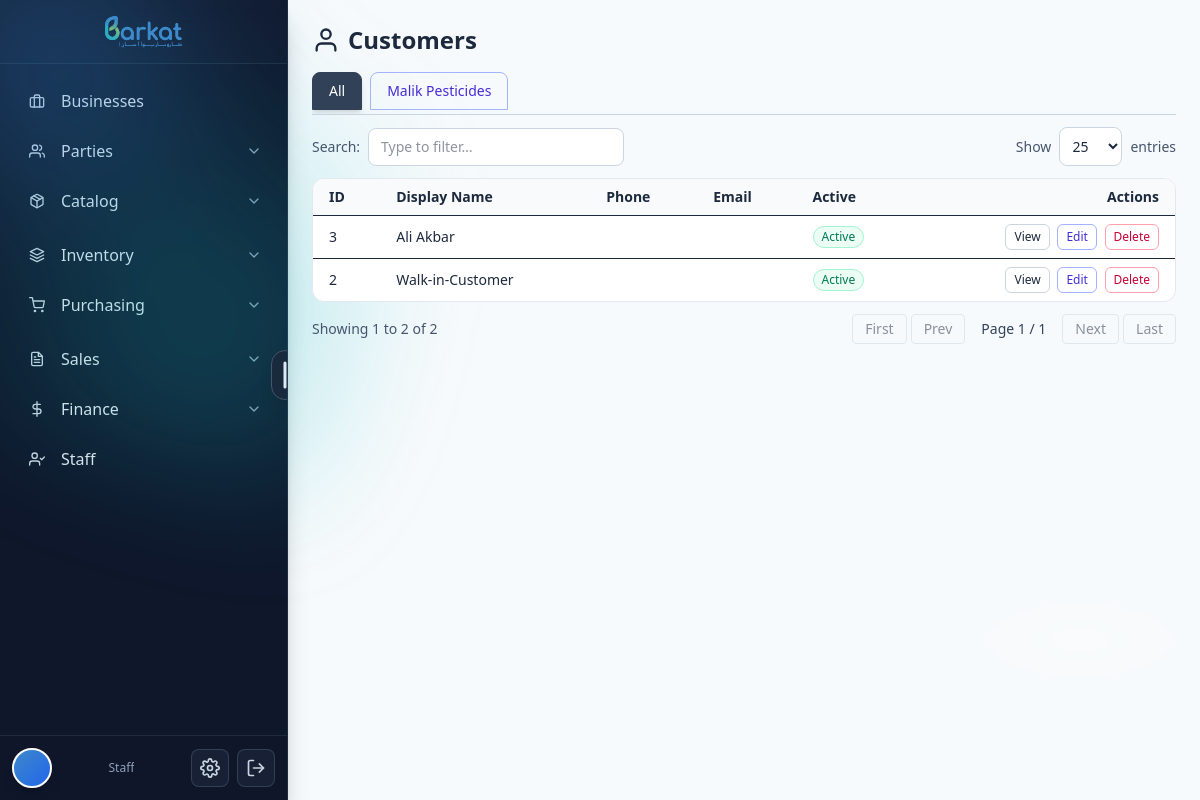
The app's page /customers/ with its own data.
### barkat/models.py (models this page shows, shortened)
class CodeNamed(TimeStampedBy):
    name = models.CharField(max_length=255)
    code = models.CharField(max_length=50, db_index=True)
    class Meta:
        abstract = True

class Business(CodeNamed):
    legal_name = models.CharField(max_length=255, blank=True, default="")
    ntn = models.CharField(max_length=50, blank=True, default="")        # Pakistan context
    sales_tax_reg = models.CharField(max_length=50, blank=True, default="")
    phone = models.CharField(max_length=50, blank=True, default="")
    email = models.EmailField(blank=True, default="")
    address = models.TextField(blank=True, default="")
    pos_printer_name = models.CharField(
        max_length=200, blank=True,
        help_text="POS80 Printer"
    )
    class Meta:
        unique_together = [("code",)]
        indexes = [models.Index(fields=["name"]), models.Index(fields=["code"])]

class TimeStampedBy(models.Model):
    created_at = models.DateTimeField(default=timezone.now, db_index=True, editable=True)
    updated_at = models.DateTimeField(auto_now=True, db_index=True)
    created_by = models.ForeignKey(
        settings.AUTH_USER_MODEL, null=True, blank=True,
        on_delete=models.SET_NULL, related_name="%(class)s_created"
    )
    updated_by = models.ForeignKey(
        settings.AUTH_USER_MODEL, null=True, blank=True,
        on_delete=models.SET_NULL, related_name="%(class)s_updated"
    )
    is_active = models.BooleanField(default=True, db_index=True)
    is_deleted = models.BooleanField(default=False, db_index=True)
    class Meta:
        abstract = True

class Party(TimeStampedBy):
    CUSTOMER = "CUSTOMER"
    VENDOR = "VENDOR"
    BOTH = "BOTH"
    PARTY_TYPES = [(CUSTOMER, "Customer"), (VENDOR, "Vendor"), (BOTH, "Both")]
    type = models.CharField(max_length=20, choices=PARTY_TYPES, db_index=True)
    display_name = models.CharField(max_length=255, db_index=True)
    legal_name = models.CharField(max_length=255, blank=True, default="")
    phone = models.CharField(max_length=50, blank=True, default="")
    email = models.EmailField(blank=True, default="")
    address = models.TextField(blank=True, default="")
    gst_number = models.CharField(max_length=50, blank=True, default="")
    opening_balance = models.DecimalField(**DECIMAL_12_2, default=0)
    opening_balance_side = models.CharField(
        max_length=2,
        choices=[('Dr', 'Debit (They owe us)'), ('Cr', 'Credit (We owe them)')],
        default='Dr',
        help_text='Specify whether the opening balance is Debit or Credit'
    )
    opening_balance_date = models.DateField(
        null=True,
        blank=True,
        help_text='Date when the opening balance was set (defaults to party creation date)'
    )
    cached_balance = models.DecimalField(**DECIMAL_12_2, default=0, editable=False)
    cached_balance_updated_at = models.DateTimeField(null=True, blank=True, editable=False)
    default_business = models.ForeignKey(Business, null=True, blank=True, on_delete=models.SET_NULL)
    class Meta:
        indexes = [models.Index(fields=["type", "display_name"])]

### barkat/views.py (the view)
# urls.py: path("customers/", views.CustomersListView.as_view(), name="customers_list"),
class CustomersListView(ListView):
    template_name = "barkat/parties/customers_list.html"
    context_object_name = "customers"
    def get_queryset(self):
        qs = Party.objects.filter(type__in=[Party.CUSTOMER, Party.BOTH], is_deleted=False).order_by("display_name")
        q = self.request.GET.get("q")
        if q:
          qs = qs.filter(Q(display_name__icontains=q) | Q(phone__icontains=q) | Q(email__icontains=q))
        return qs
    def get_context_data(self, **kwargs):
        ctx = super().get_context_data(**kwargs)
        ctx["businesses"] = Business.objects.filter(is_deleted=False).order_by("name")
        return ctx

### barkat/templates/barkat/parties/customers_list.html (shortened to what this page needs)
{% extends "base.html" %}
{%load static %} {% block content %}
<div class="p-4 md:p-6">
  <div class="flex items-center justify-between mb-4">
    <h1 class="text-2xl font-bold flex items-center gap-2">
      <i data-feather="user" class="w-7 h-7"></i>
      <span>Customers</span>
    </h1>
  </div>
  <div class="mb-3">
    <div class="flex gap-2 overflow-x-auto pb-1 border-b border-slate-300">
       {% if not business %}
      <a
        href="{% url 'customers_list' %}"
        aria-current="page"
        data-tint="slate"
        class="inline-flex items-center gap-2 px-4 py-2 rounded-t-lg border text-sm font-medium transition-all duration-300 bg-slate-700 text-white border-slate-700 shadow-md"
      >
        All
      </a>
      {% endif %}  {% for b in businesses %}
      <span class="hidden"
        >{% cycle 'indigo' 'emerald' 'rose' 'amber' as color %}</span
      >
      {% if business and business.id == b.id %}
      <a
        href="{% url 'business_customers' b.id %}"
        aria-current="page"
        data-tint="{{ color }}"
        class="inline-flex items-center gap-2 px-4 py-2 rounded-t-lg border text-sm font-medium transition-all duration-300
                    bg-{{ color }}-700 text-white border-{{ color }}-700 shadow-md"
      >
        {{ b.name }}
      </a>
      {% else %}
      <a
        href="{% url 'business_customers' b.id %}"
        class="inline-flex items-center gap-2 px-4 py-2 rounded-t-lg border text-sm font-medium transition-all duration-300
                    text-{{ color }}-700 border-{{ color }}-300 hover:bg-{{ color }}-100 hover:border-{{ color }}-600 hover:text-{{ color }}-900"
      >
        {{ b.name }}
      </a>
      {% endif %} {% endfor %}
    </div>
  </div>
  <div
    class="mb-3 flex flex-col sm:flex-row gap-2 sm:items-center sm:justify-between"
  >
    <div class="flex items-center gap-2">
      <label for="custSearch" class="text-sm text-slate-600">Search:</label>
      <input
        id="custSearch"
        type="search"
        placeholder="Type to filter…"
        class="w-64 max-w-full rounded-lg border border-slate-300 bg-white px-3 py-2 text-sm"
        autocomplete="off"
      />
    </div>
    <div class="flex items-center gap-2">
      <label for="custPerPage" class="text-sm text-slate-600">Show</label>
      <select
        id="custPerPage"
        class="rounded-lg border border-slate-300 bg-white px-2 py-2 text-sm"
      >
        <option value="25" selected>25</option>
      </select>
      <span class="text-sm text-slate-600">entries</span>
    </div>
  </div>
  <div class="overflow-x-auto rounded-xl border border-slate-200 bg-white">
    <table id="customersTable" class="min-w-full text-sm">
      <thead class="bg-slate-50">
        <tr>
          <th class="px-4 py-2 text-left">ID</th>
          <th class="px-4 py-2 text-left">Display Name</th>
          <th class="px-4 py-2 text-left">Phone</th>
          <th class="px-4 py-2 text-left">Email</th>
          <th class="px-4 py-2 text-left">Active</th>
          <th class="px-4 py-2 text-right">Actions</th>
        </tr>
      </thead>
      <tbody id="customersBody">
        {% for c in customers %}
        <tr class="border-t">
          <td class="px-4 py-2">{{ c.id }}</td>
          <td class="px-4 py-2">{{ c.display_name }}</td>
          <td class="px-4 py-2">{{ c.phone }}</td>
          <td class="px-4 py-2">{{ c.email }}</td>
          <td class="px-4 py-2">
            {% if c.is_active %}
            <span
              class="inline-flex items-center rounded-full px-2 py-0.5 text-xs bg-emerald-50 text-emerald-700 border border-emerald-200"
              >Active</span
            >
            {% else %}
            <span
              class="inline-flex items-center rounded-full px-2 py-0.5 text-xs bg-slate-100 text-slate-700 border border-slate-200"
              >Inactive</span
            >
            {% endif %}
          </td>
          <td class="px-4 py-2 text-right whitespace-nowrap">
              <a
                href="{% url 'party_detail' c.id %}"
                class="inline-flex items-center gap-1 rounded-md border border-slate-300 px-2 py-1 text-xs hover:bg-slate-50"
              >
                View
              </a>
              <a
                href="{% url 'party_update' c.id %}"
                class="inline-flex items-center gap-1 rounded-md border border-indigo-300 text-indigo-700 px-2 py-1 text-xs hover:bg-indigo-50 ml-1"
              >
                Edit
              </a>
              <form
                action="{% url 'party_delete' c.id %}"
                method="post"
                class="inline ml-1"
                onsubmit="return confirm('Delete this customer permanently?');"
              >
                <button
                  type="submit"
                  class="inline-flex items-center gap-1 rounded-md border border-rose-300 text-rose-700 px-2 py-1 text-xs hover:bg-rose-50"
                  title="Delete"
                >
                  Delete
                </button>
              </form>
          </td>
        </tr>
        {% empty %}
        <tr>
          <td colspan="6" class="px-4 py-6 text-center text-slate-500">
            No customers found.
          </td>
        </tr>
        {% endfor %}
      </tbody>
    </table>
  </div>
  <div
    class="mt-3 flex flex-col sm:flex-row sm:items-center sm:justify-between gap-3"
  >
    <div id="custInfo" class="text-sm text-slate-600">Showing 0 to 0 of 0</div>
    <div class="flex items-center gap-1">
      <button
        id="custFirst"
        class="px-3 py-1 rounded border border-slate-300 text-sm hover:bg-slate-50"
      >
        First
      </button>
      <button
        id="custPrev"
        class="px-3 py-1 rounded border border-slate-300 text-sm hover:bg-slate-50"
      >
        Prev
      </button>
      <span id="custPage" class="px-3 py-1 text-sm text-slate-700"
        >Page 1 / 1</span
      >
      <button
        id="custNext"
        class="px-3 py-1 rounded border border-slate-300 text-sm hover:bg-slate-50"
      >
        Next
      </button>
      <button
        id="custLast"
        class="px-3 py-1 rounded border border-slate-300 text-sm hover:bg-slate-50"
      >
        Last
      </button>
    </div>
  </div>
</div>
{% endblock %}

### barkat/static/css/styles.css (style rules this page uses)
:root { --primary-color: #418AC9; --secondary-color: #2BB5BC; --tertiary-color: #97CA51; --accent: var(--primary-color); --accent2: var(--secondary-color); --accent3: var(--tertiary-color); }
body { position: relative; overflow: hidden; }
html, body { height: 100%; margin: 0; padding: 0; }
body::before { content: ""; position: absolute; inset: 0; pointer-events: none; background: radial-gradient(60% 40% at 10% 20%, rgba(255, 255, 255, 0.55), transparent 20%), radial-gradient(50% 30% at 90% 80%, rgba(255, 255, 255, 0.3), transparent 25%); mix-blend-mode: overlay; z-index: 0; }
body::after { content: ""; position: absolute; width: 540px; height: 540px; left: -12%; top: -10%; transform: rotate(15deg); background: radial-gradient(circle at 30% 30%, color-mix(in srgb, var(--primary-color) 60%, transparent), transparent 40%), radial-gradient(circle at 70% 70%, color-mix(in srgb, var(--secondary-color) 45%, transparent), transparent 55%); filter: blur(60px) saturate(120%); opacity: 0.65; pointer-events: none; z-index: 0; }

### barkat/templates/base.html (style rules this page uses)
html, body { overflow-x: hidden !important; max-width: 100vw; }
* { max-width: 100%; }

### records on screen
Business: name "Malik Pesticides"
Party: id "3", display_name "Ali Akbar", is_active "Active"
Party: id "2", display_name "Walk-in-Customer", is_active "Active"

### other values on screen
{{ request.user.groups.all.0.name|default:"Staff" }} "Staff"
